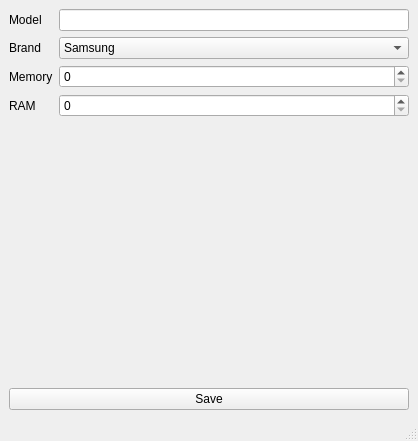
<?xml version="1.0" encoding="UTF-8"?>
<ui version="4.0">
 <class>MainWindow</class>
 <widget class="QMainWindow" name="MainWindow">
  <property name="geometry">
   <rect>
    <x>0</x>
    <y>0</y>
    <width>418</width>
    <height>441</height>
   </rect>
  </property>
  <property name="windowTitle">
   <string>MainWindow</string>
  </property>
  <widget class="QWidget" name="centralwidget">
   <layout class="QHBoxLayout" name="horizontalLayout">
    <item>
     <layout class="QVBoxLayout" name="verticalLayout">
      <item>
       <layout class="QFormLayout" name="formLayout">
        <item row="0" column="0">
         <widget class="QLabel" name="label">
          <property name="text">
           <string>Model</string>
          </property>
         </widget>
        </item>
        <item row="1" column="0">
         <widget class="QLabel" name="label_2">
          <property name="text">
           <string>Brand</string>
          </property>
         </widget>
        </item>
        <item row="2" column="0">
         <widget class="QLabel" name="label_3">
          <property name="text">
           <string>Memory</string>
          </property>
         </widget>
        </item>
        <item row="3" column="0">
         <widget class="QLabel" name="label_4">
          <property name="text">
           <string>RAM</string>
          </property>
         </widget>
        </item>
        <item row="0" column="1">
         <widget class="QLineEdit" name="model">
          <property name="maxLength">
           <number>100</number>
          </property>
         </widget>
        </item>
        <item row="2" column="1">
         <widget class="QSpinBox" name="memory">
          <property name="maximum">
           <number>1000</number>
          </property>
         </widget>
        </item>
        <item row="3" column="1">
         <widget class="QSpinBox" name="ram"/>
        </item>
        <item row="1" column="1">
         <widget class="QComboBox" name="brand">
          <item>
           <property name="text">
            <string>Samsung</string>
           </property>
          </item>
          <item>
           <property name="text">
            <string>Lenovo</string>
           </property>
          </item>
          <item>
           <property name="text">
            <string>Apple</string>
           </property>
          </item>
          <item>
           <property name="text">
            <string>Other</string>
           </property>
          </item>
         </widget>
        </item>
       </layout>
      </item>
      <item>
       <widget class="QPushButton" name="save">
        <property name="text">
         <string>Save</string>
        </property>
       </widget>
      </item>
     </layout>
    </item>
   </layout>
  </widget>
  <widget class="QMenuBar" name="menubar">
   <property name="geometry">
    <rect>
     <x>0</x>
     <y>0</y>
     <width>418</width>
     <height>21</height>
    </rect>
   </property>
  </widget>
  <widget class="QStatusBar" name="statusbar"/>
 </widget>
 <resources/>
 <connections/>
</ui>
